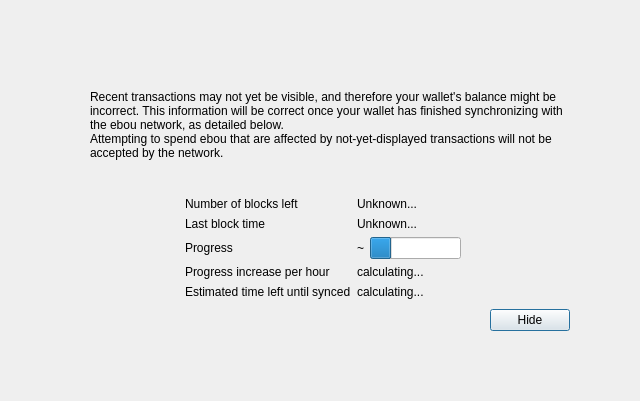
<?xml version="1.0" encoding="UTF-8"?>
<ui version="4.0">
 <class>ModalOverlay</class>
 <widget class="ModalOverlay" name="ModalOverlay">
  <property name="geometry">
   <rect>
    <x>0</x>
    <y>0</y>
    <width>640</width>
    <height>401</height>
   </rect>
  </property>
  <property name="windowTitle">
   <string>Form</string>
  </property>
  <layout class="QVBoxLayout" name="verticalLayout" stretch="0">
   <property name="sizeConstraint">
    <enum>QLayout::SetDefaultConstraint</enum>
   </property>
   <property name="leftMargin">
    <number>0</number>
   </property>
   <property name="topMargin">
    <number>0</number>
   </property>
   <property name="rightMargin">
    <number>0</number>
   </property>
   <property name="bottomMargin">
    <number>0</number>
   </property>
   <item>
    <widget class="QWidget" name="bgWidget" native="true">
     <property name="styleSheet">
      <string notr="true"/>
     </property>
     <layout class="QVBoxLayout" name="verticalLayoutMain" stretch="0">
      <property name="leftMargin">
       <number>60</number>
      </property>
      <property name="topMargin">
       <number>60</number>
      </property>
      <property name="rightMargin">
       <number>60</number>
      </property>
      <property name="bottomMargin">
       <number>60</number>
      </property>
      <item>
       <widget class="QWidget" name="contentWidget" native="true">
        <property name="styleSheet">
         <string notr="true"/>
        </property>
        <layout class="QVBoxLayout" name="verticalLayoutSub" stretch="1,0,0,0,0">
         <property name="spacing">
          <number>0</number>
         </property>
         <property name="leftMargin">
          <number>10</number>
         </property>
         <property name="topMargin">
          <number>10</number>
         </property>
         <property name="rightMargin">
          <number>10</number>
         </property>
         <property name="bottomMargin">
          <number>10</number>
         </property>
         <item>
          <layout class="QHBoxLayout" name="horizontalLayoutIconText" stretch="0,1">
           <property name="topMargin">
            <number>20</number>
           </property>
           <item>
            <layout class="QVBoxLayout" name="verticalLayoutIcon">
             <property name="leftMargin">
              <number>0</number>
             </property>
             <item>
              <widget class="QLabel" name="warningIcon">
               <property name="text">
                <string/>
               </property>
              </widget>
             </item>
             <item>
              <spacer name="verticalSpacerWarningIcon">
               <property name="orientation">
                <enum>Qt::Vertical</enum>
               </property>
               <property name="sizeHint" stdset="0">
                <size>
                 <width>20</width>
                 <height>40</height>
                </size>
               </property>
              </spacer>
             </item>
            </layout>
           </item>
           <item>
            <layout class="QVBoxLayout" name="verticalLayoutInfoText">
             <property name="leftMargin">
              <number>0</number>
             </property>
             <property name="topMargin">
              <number>0</number>
             </property>
             <item>
              <widget class="QLabel" name="infoText">
               <property name="text">
                <string>Recent transactions may not yet be visible, and therefore your wallet's balance might be incorrect. This information will be correct once your wallet has finished synchronizing with the ebou network, as detailed below.</string>
               </property>
               <property name="textFormat">
                <enum>Qt::RichText</enum>
               </property>
               <property name="wordWrap">
                <bool>true</bool>
               </property>
              </widget>
             </item>
             <item>
              <widget class="QLabel" name="infoTextStrong">
               <property name="text">
                <string>Attempting to spend ebou that are affected by not-yet-displayed transactions will not be accepted by the network.</string>
               </property>
               <property name="textFormat">
                <enum>Qt::RichText</enum>
               </property>
               <property name="wordWrap">
                <bool>true</bool>
               </property>
              </widget>
             </item>
             <item>
              <spacer name="verticalSpacerInTextSpace">
               <property name="orientation">
                <enum>Qt::Vertical</enum>
               </property>
               <property name="sizeHint" stdset="0">
                <size>
                 <width>20</width>
                 <height>40</height>
                </size>
               </property>
              </spacer>
             </item>
            </layout>
           </item>
          </layout>
         </item>
         <item>
          <spacer name="verticalSpacerAfterText">
           <property name="orientation">
            <enum>Qt::Vertical</enum>
           </property>
           <property name="sizeHint" stdset="0">
            <size>
             <width>20</width>
             <height>40</height>
            </size>
           </property>
          </spacer>
         </item>
         <item>
          <layout class="QFormLayout" name="formLayout">
           <property name="fieldGrowthPolicy">
            <enum>QFormLayout::FieldsStayAtSizeHint</enum>
           </property>
           <property name="formAlignment">
            <set>Qt::AlignHCenter|Qt::AlignTop</set>
           </property>
           <property name="horizontalSpacing">
            <number>6</number>
           </property>
           <property name="verticalSpacing">
            <number>6</number>
           </property>
           <property name="topMargin">
            <number>10</number>
           </property>
           <item row="0" column="0">
            <widget class="QLabel" name="labelNumberOfBlocksLeft">
             <property name="text">
              <string>Number of blocks left</string>
             </property>
            </widget>
           </item>
           <item row="0" column="1">
            <widget class="QLabel" name="numberOfBlocksLeft">
             <property name="text">
              <string>Unknown...</string>
             </property>
            </widget>
           </item>
           <item row="1" column="0">
            <widget class="QLabel" name="labelLastBlockTime">
             <property name="text">
              <string>Last block time</string>
             </property>
            </widget>
           </item>
           <item row="1" column="1">
            <widget class="QLabel" name="newestBlockDate">
             <property name="sizePolicy">
              <sizepolicy hsizetype="Maximum" vsizetype="Preferred">
               <horstretch>0</horstretch>
               <verstretch>0</verstretch>
              </sizepolicy>
             </property>
             <property name="text">
              <string>Unknown...</string>
             </property>
            </widget>
           </item>
           <item row="2" column="0">
            <widget class="QLabel" name="labelSyncDone">
             <property name="text">
              <string>Progress</string>
             </property>
            </widget>
           </item>
           <item row="2" column="1">
            <layout class="QHBoxLayout" name="horizontalLayoutSync" stretch="0,1">
             <item>
              <widget class="QLabel" name="percentageProgress">
               <property name="text">
                <string notr="true">~</string>
               </property>
              </widget>
             </item>
             <item>
              <widget class="QProgressBar" name="progressBar">
               <property name="value">
                <number>24</number>
               </property>
               <property name="format">
                <string/>
               </property>
              </widget>
             </item>
            </layout>
           </item>
           <item row="4" column="0">
            <widget class="QLabel" name="labelProgressIncrease">
             <property name="text">
              <string>Progress increase per hour</string>
             </property>
            </widget>
           </item>
           <item row="4" column="1">
            <widget class="QLabel" name="progressIncreasePerH">
             <property name="text">
              <string>calculating...</string>
             </property>
            </widget>
           </item>
           <item row="5" column="0">
            <widget class="QLabel" name="labelEstimatedTimeLeft">
             <property name="text">
              <string>Estimated time left until synced</string>
             </property>
            </widget>
           </item>
           <item row="5" column="1">
            <widget class="QLabel" name="expectedTimeLeft">
             <property name="text">
              <string>calculating...</string>
             </property>
            </widget>
           </item>
          </layout>
         </item>
         <item>
          <layout class="QHBoxLayout" name="horizontalLayoutButtons">
           <property name="leftMargin">
            <number>10</number>
           </property>
           <property name="topMargin">
            <number>10</number>
           </property>
           <item>
            <spacer name="horizontalSpacer">
             <property name="orientation">
              <enum>Qt::Horizontal</enum>
             </property>
             <property name="sizeHint" stdset="0">
              <size>
               <width>40</width>
               <height>20</height>
              </size>
             </property>
            </spacer>
           </item>
           <item>
            <widget class="QPushButton" name="closeButton">
             <property name="text">
              <string>Hide</string>
             </property>
             <property name="focusPolicy">
              <enum>Qt::StrongFocus</enum>
             </property>
             <property name="default">
              <bool>true</bool>
             </property>
            </widget>
           </item>
          </layout>
         </item>
         <item>
          <layout class="QVBoxLayout" name="verticalLayout_2">
           <item>
            <spacer name="verticalSpacer">
             <property name="orientation">
              <enum>Qt::Vertical</enum>
             </property>
             <property name="sizeHint" stdset="0">
              <size>
               <width>20</width>
               <height>40</height>
              </size>
             </property>
            </spacer>
           </item>
          </layout>
         </item>
        </layout>
       </widget>
      </item>
     </layout>
    </widget>
   </item>
  </layout>
 </widget>
 <customwidgets>
  <customwidget>
   <class>ModalOverlay</class>
   <extends>QWidget</extends>
   <header>qt/modaloverlay.h</header>
   <container>1</container>
  </customwidget>
 </customwidgets>
 <resources/>
 <connections/>
</ui>
